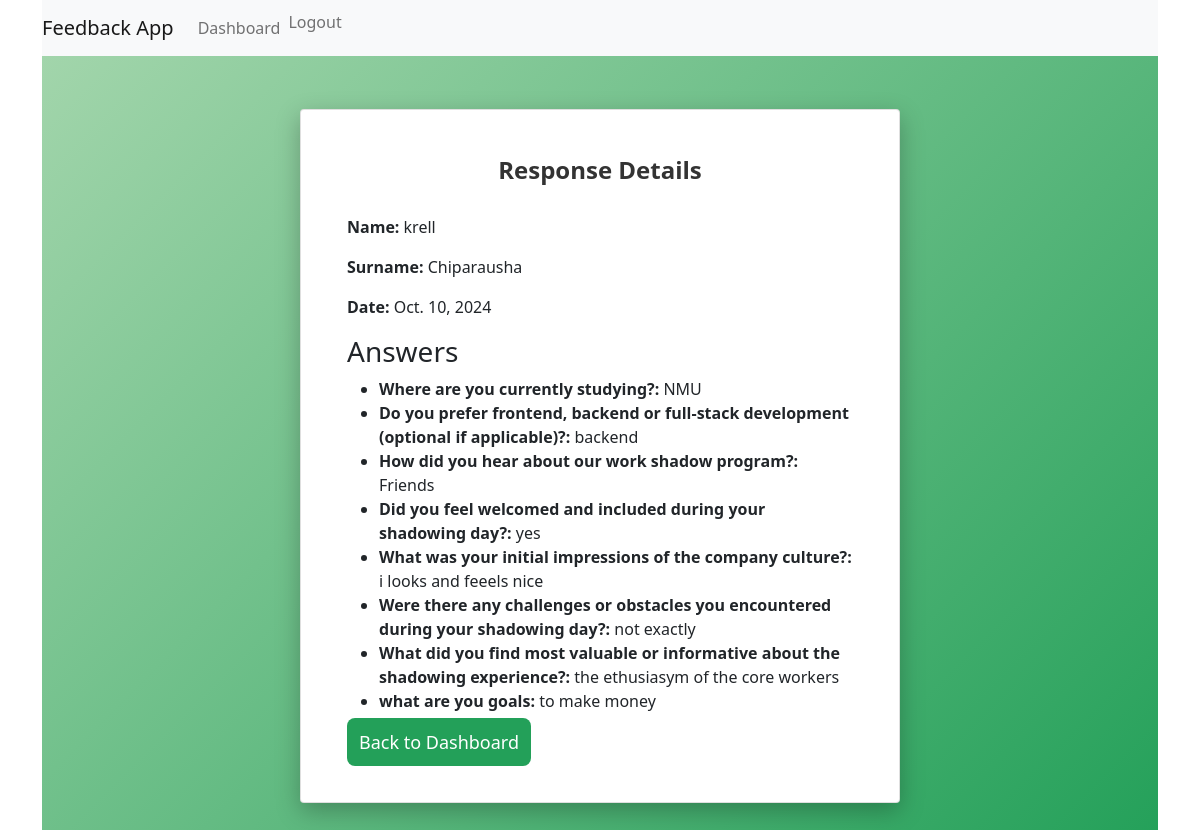
The app's page /feedback/view_response/4/ (signed in) with its own data.
### feedback/models.py (models this page shows, shortened)
class Response(models.Model):
    name = models.CharField(max_length=100)
    surname = models.CharField(max_length=100)
    date = models.DateField(auto_now_add=True)
    answers = models.ManyToManyField(Question, through='Answer')

class Answer(models.Model):
    question = models.ForeignKey(Question, on_delete=models.CASCADE)
    response = models.ForeignKey(Response, on_delete=models.CASCADE)
    answer_text = models.TextField()

class Question(models.Model):
    question_text = models.CharField(max_length=255)

### feedback/views.py (the view)
# urls.py: path('view_response/<int:response_id>/', views.view_response, name='view_response'),
@login_required
def view_response(request, response_id):
    response = get_object_or_404(Response, id=response_id)
    answers = Answer.objects.filter(response=response)
    return render(request, 'feedback/view_response.html', {'response': response, 'answers': answers})

### feedback/templates/feedback/view_response.html
{% extends 'feedback/base.html' %}
{% block content %}
<div class="form-container">
    <div class="card">
        <div class="card-body">
            <h2>Response Details</h2>
            <div class="response-details">
                <p><strong>Name:</strong> {{ response.name }}</p>
                <p><strong>Surname:</strong> {{ response.surname }}</p>
                <p><strong>Date:</strong> {{ response.date }}</p>
            </div>
            <h3>Answers</h3>
            <ul class="answers-list">
                {% for answer in answers %}
                    <li>
                        <strong>{{ answer.question.question_text }}:</strong> {{ answer.answer_text }}
                    </li>
                {% endfor %}
            </ul>
            <a href="{% url 'dashboard' %}" class="btn-block">Back to Dashboard</a>
        </div>
    </div>
</div>
{% endblock %}

### feedback/templates/feedback/base.html (shortened to what this page needs)
{% load static %}
<!DOCTYPE html>
<html lang="en">
<head>
    <link rel="stylesheet" href="{% static 'css/styles.css' %}">
    <link href="https://cdn.jsdelivr.net/npm/bootstrap@5.1.3/dist/css/bootstrap.min.css" rel="stylesheet">
</head>
<body>
    <div class="container">
        {% block navbar %}
        <nav class="navbar navbar-expand-lg navbar-light bg-light">
            <a class="navbar-brand" href="#">Feedback App</a>
            <div class="collapse navbar-collapse" id="navbarNav">
                <ul class="navbar-nav ml-auto">
                    {% if user.is_authenticated %}
    <li class="nav-item"><a href="{% url 'dashboard' %}" class="nav-link">Dashboard</a></li>
    <li class="nav-item">
        <form method="POST" action="{% url 'logout' %}" style="display: inline;">
            <button type="submit" class="nav-link btn btn-link" style="display: inline; padding: 0; margin: 0; border: none; background: none;">Logout</button>
        </form>
    </li>
{% else %}
    <li class="nav-item"><a href="{% url 'login' %}" class="nav-link">Login</a></li>
{% endif %}
                </ul>
            </div>
        </nav>
        {% endblock %}
        <div class="content">
            {% block content %}
            {% endblock %}
        </div>
    </div>
</body>
</html>

### feedback/static/css/styles.css (style rules this page uses)
body { background-color: #f4f6f9; font-family: 'Arial', sans-serif; margin: 0; padding: 0; }
.form-container { display: flex; justify-content: center; align-items: center; min-height: 100vh; padding: 20px; background: linear-gradient(135deg, #a2d5ab, #23a059); }
.card { max-width: 600px; width: 100%; background-color: #fff; border-radius: 12px; box-shadow: 0 8px 24px rgba(0, 0, 0, 0.26); padding: 30px; margin: 20px; transition: transform 0.3s ease; }
.card-body h2 { font-weight: bold; font-size: 24px; color: #333; margin-bottom: 30px; text-align: center; }
.btn-block { background-color: #23a059; color: #fff; border: none; font-size: 18px; padding: 12px; border-radius: 8px; cursor: pointer; width: 100%; text-align: center; transition: background-color 0.3s ease, transform 0.3s ease; text-decoration: none; }

### records on screen
Response: name "krell", surname "Chiparausha", date "Oct. 10, 2024"
Answer: question.question_text "Where are you currently studying?", answer_text "NMU"
Answer: question.question_text "Do you prefer frontend, backend or full-stack development (optional if applicable)?", answer_text "backend"
Answer: question.question_text "How did you hear about our work shadow program?", answer_text "Friends"
Answer: question.question_text "Did you feel welcomed and included during your shadowing day?", answer_text "yes"
Answer: question.question_text "What was your initial impressions of the company culture?", answer_text "i looks and feeels nice"
Answer: question.question_text "Were there any challenges or obstacles you encountered during your shadowing day?", answer_text "not exactly"
Answer: question.question_text "What did you find most valuable or informative about the shadowing experience?", answer_text "the ethusiasym of the core workers"
Answer: question.question_text "what are you goals", answer_text "to make money"
